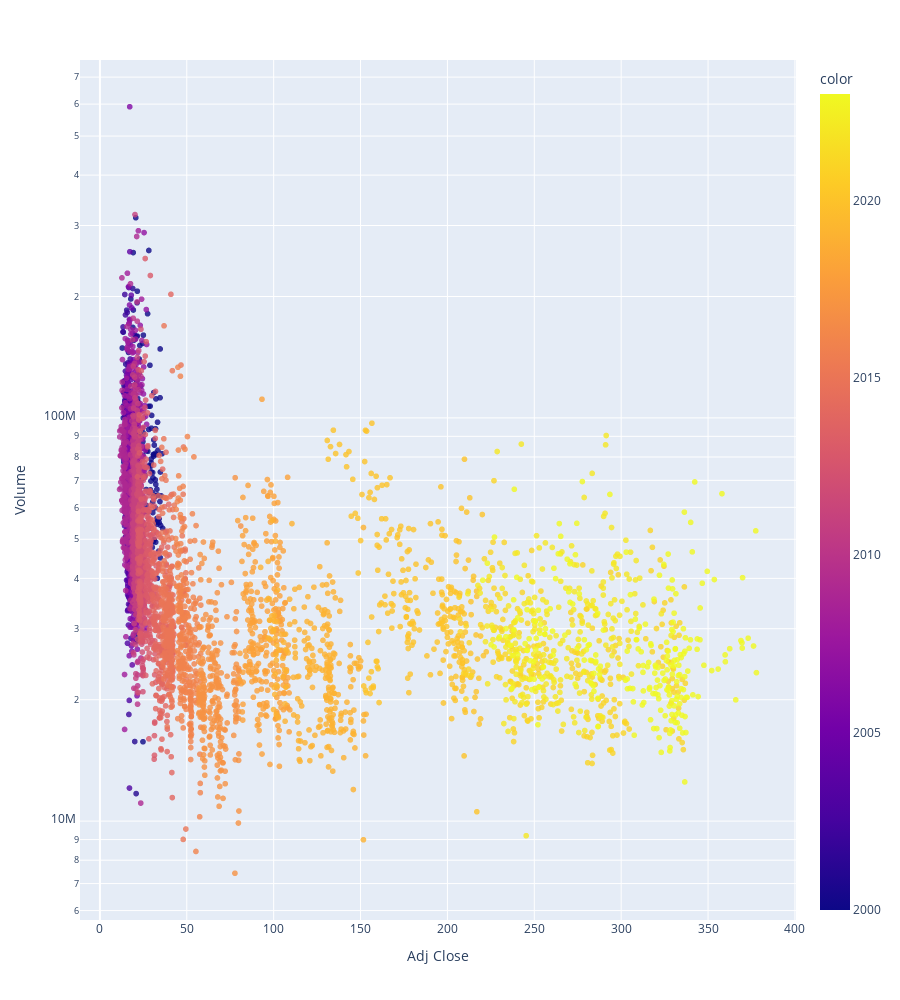

Notebook source saved alongside this figure:
### Markdown cell above
## 산점도
- 점 위에 커서를 올리면 해당 점의 정확한 좌표값 출력

### Code cell
from plotly.express import scatter
scatter(data_frame=df, x='Adj Close', y='Volume', height=1000
        , color=df['Date'].dt.year, log_y=True, opacity=0.8) # log_y = 데이터가 치우친 경우 10 단위로 세분화하여 명확한 시각화

### Figure 1 — Plotly figure (JSON) as saved in the notebook; plotly's stock layout.template omitted (floating-point values rounded to 4 significant figures; data arrays with more than 128 entries replaced by an {"elided": "..."} marker saying what was removed)
{"data": [{"hovertemplate": "Adj Close=%{x}<br>Volume=%{y}<br>color=%{marker.color}<extra></extra>", "legendgroup": "", "marker": {"color": {"elided": "6012 int values"}, "coloraxis": "coloraxis", "opacity": 0.8, "symbol": "circle"}, "mode": "markers", "name": "", "showlegend": false, "type": "scattergl", "x": {"elided": "6012 float values"}, "xaxis": "x", "y": {"elided": "6012 int values"}, "yaxis": "y"}], "layout": {"coloraxis": {"colorbar": {"title": {"text": "color"}}, "colorscale": [[0, "#0d0887"], [0.1111, "#46039f"], [0.2222, "#7201a8"], [0.3333, "#9c179e"], [0.4444, "#bd3786"], [0.5556, "#d8576b"], [0.6667, "#ed7953"], [0.7778, "#fb9f3a"], [0.8889, "#fdca26"], [1, "#f0f921"]]}, "height": 1000, "legend": {"tracegroupgap": 0}, "margin": {"t": 60}, "xaxis": {"anchor": "y", "domain": [0, 1], "title": {"text": "Adj Close"}}, "yaxis": {"anchor": "x", "domain": [0, 1], "title": {"text": "Volume"}, "type": "log"}}}
